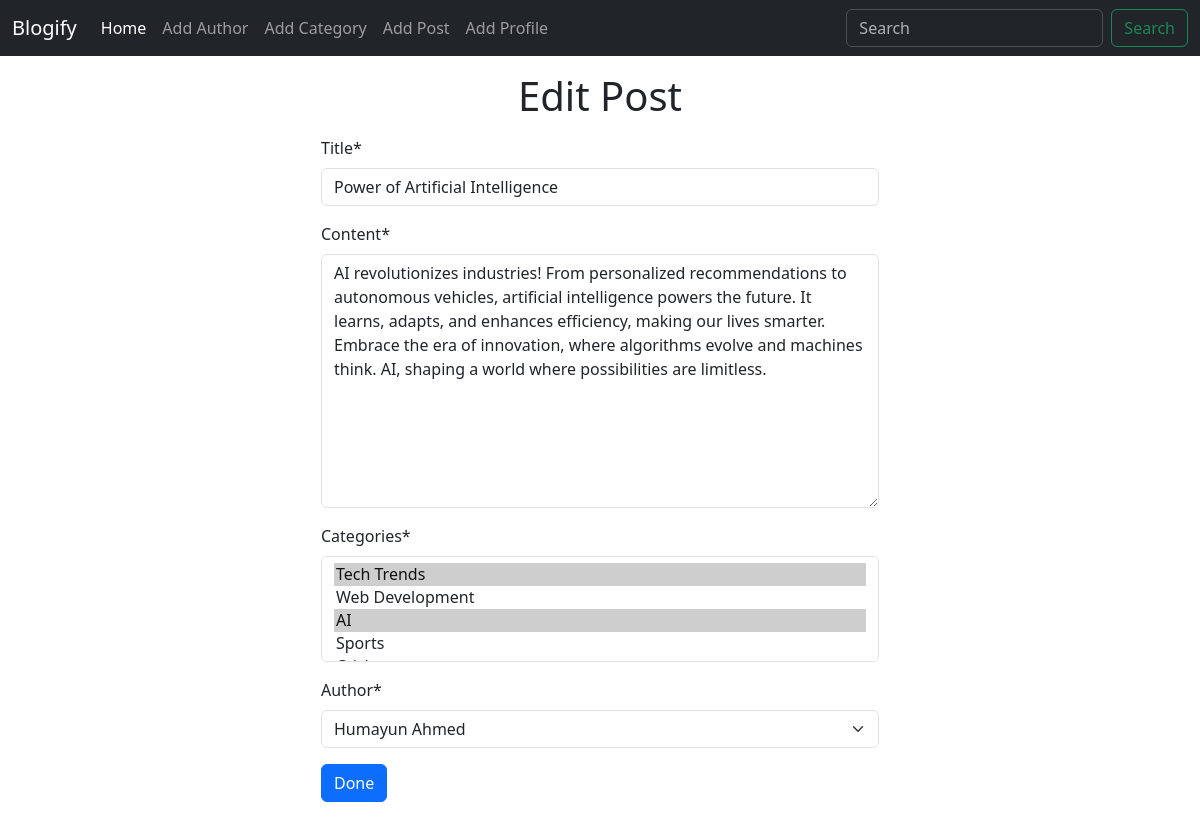
Screenshot of /post/edit_post/2 with the database file from the repository.
### posts/models.py (models this page shows, shortened)
class Post(models.Model):
    title = models.CharField(max_length=100)
    content = models.TextField()
    categories = models.ManyToManyField(Category)
    author = models.ForeignKey(Author, on_delete=models.CASCADE)

### posts/views.py (the view)
# urls.py: path('edit_post/<int:id>', views.edit_post, name = 'edit_post'),
def edit_post(req, id):
    post = Post.objects.get(pk=id)
    form = addPostForm(instance=post)
    if req.method == 'POST':
        form = addPostForm(req.POST, instance=post)
        if form.is_valid():
            form.save()
            return redirect('home')
    return render(req, 'posts/edit_post.html', {'form': form})

### posts/forms.py
class addPostForm(forms.ModelForm):
    class Meta:
        model = Post
        fields = '__all__'

### author/models.py (called while the page is built)
    def __str__(self):
        return self.name

### categories/models.py (called while the page is built)
    def __str__(self):
        return self.name

### posts/templates/posts/edit_post.html (shortened to what this page needs)
{% extends "base.html" %}
{% load crispy_forms_tags %}
{% block content %}
<h1 class="text-center my-3">Edit Post</h1>
<form method="POST" class="w-50 mx-auto mb-5">
    {{ form | crispy }}
    <input type="submit" value="Done" class="btn btn-primary">
</form>
{% endblock content %}

### rows the page displays
Post: title "Power of Artificial Intelligence", content "AI revolutionizes industries! From personalized recommendations to autonomous vehicles, artificial intelligence powers the future. It learns, adapts, and enhances efficiency, making our lives smarter. Embrace the era of innovation, where algorithms evolve and machines think. AI, shaping a world where possibilities are limitless.", author "Humayun Ahmed"
